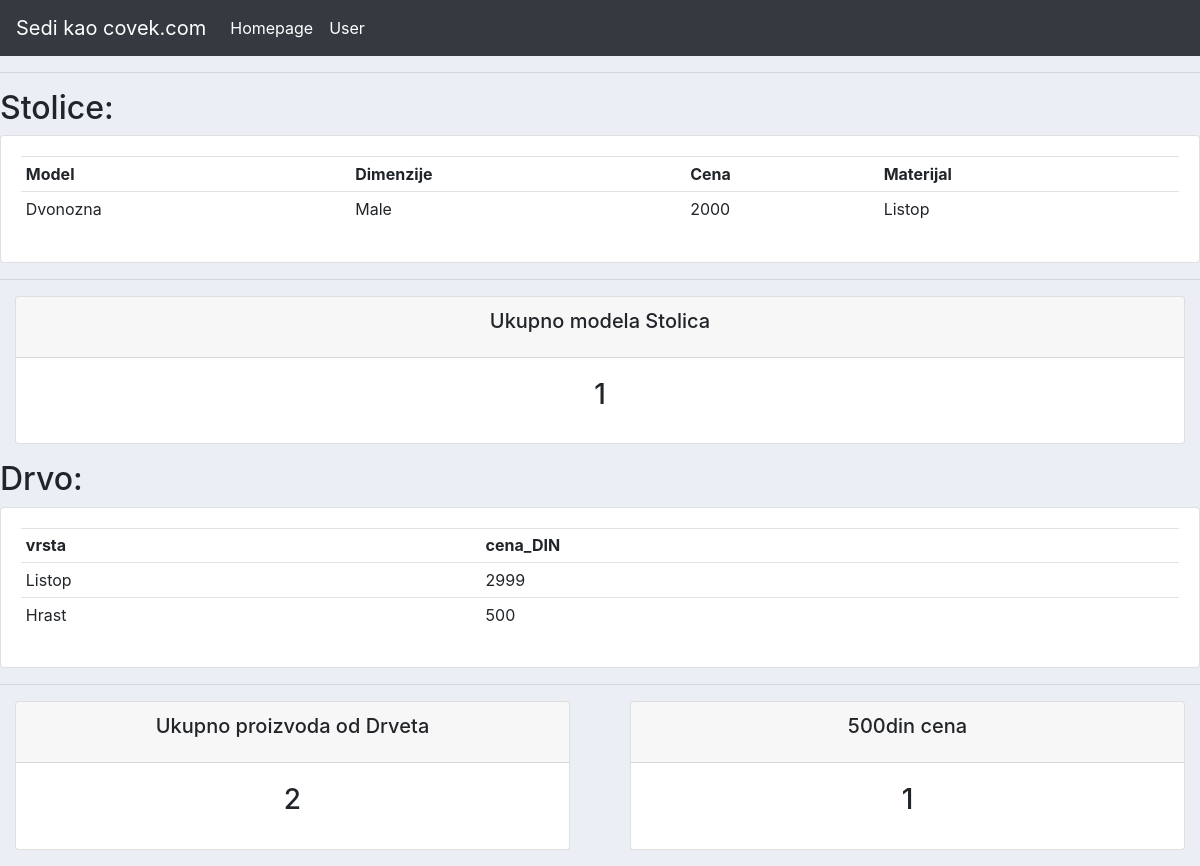
The app's page /, older data.
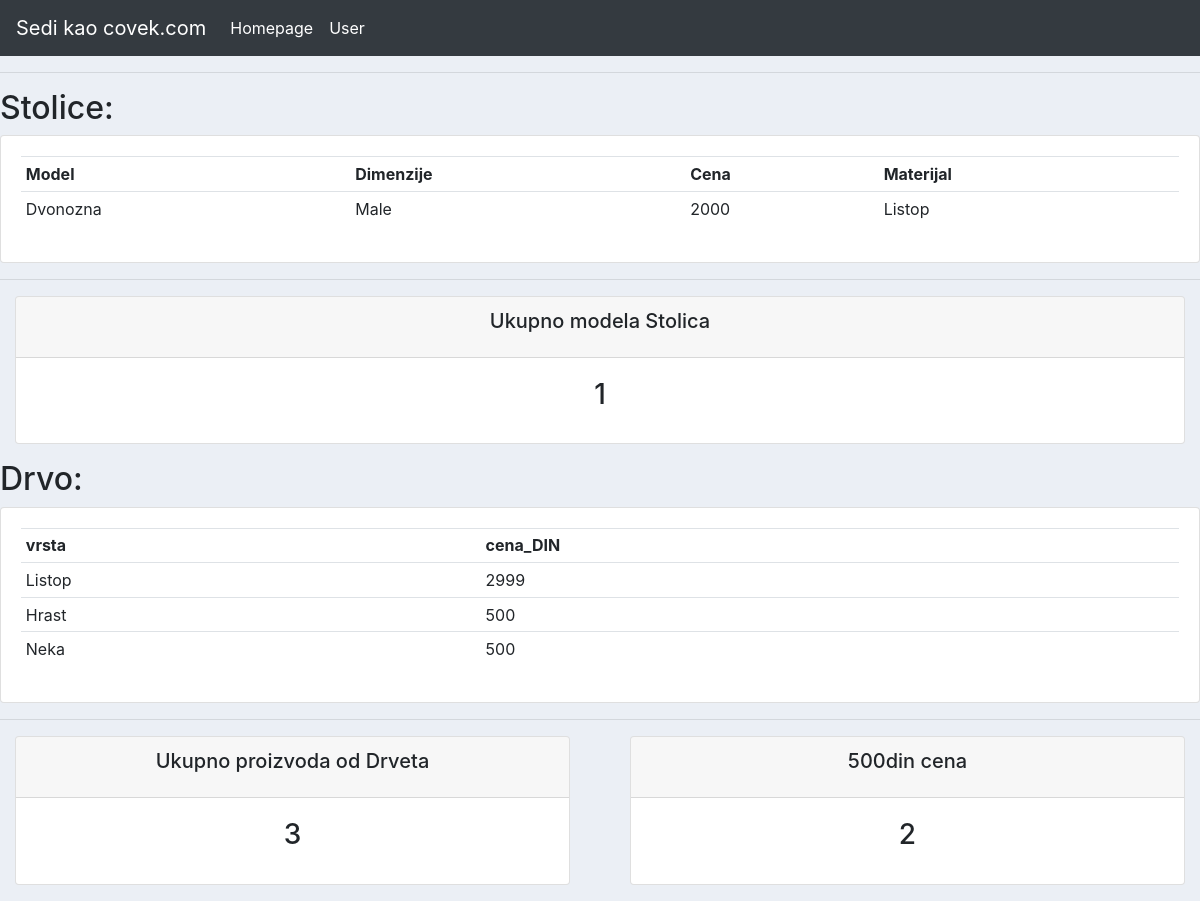
The same page, newer data.
### projekat/models.py (models this page shows, shortened)
class Stolica(models.Model):
    model = models.CharField(max_length=100)
    dimenzije = models.CharField(max_length=50)
    cena_DIN = models.IntegerField(default=0)
    proizvedeno_Od = models.ForeignKey(Drvo, on_delete = models.CASCADE)

class Drvo(models.Model):
    vrsta = models.CharField(max_length=50)
    cena_DIN = models.IntegerField(default=0)
    def __str__(self):
        return self.vrsta

### projekat/views.py (the view)
# urls.py: path('', views.stolica, name='stolicaView'),
def stolica(request):
    drvo = Drvo.objects.all()
    total_drvo = drvo.count()
    cena = Drvo.objects.filter(cena_DIN=500).count()
    stolica = Stolica.objects.all()
    total_stolica = stolica.count
    return render(request, 'stolica/dashboard.html', {'stolica': stolica, 'drvo': drvo , 'total_drvo': total_drvo, 'cena':cena , 'total_stolica':total_stolica})

### projekat/templates/stolica/dashboard.html (shortened to what this page needs)
<!DOCTYPE html>
{% extends 'stolica/main.html' %}
{% block content %}
<hr class = "row">
    <h2>Stolice:</h2>
    <div class="card card-body">
        <table class="table table-sm">
            <tr>
                <th>Model</th>
                <th>Dimenzije</th>
                <th>Cena</th>
                <th>Materijal</th>
            </tr>
            {% for i in stolica %}
            <tr>
                 <td>{{i.model}}</td>
                 <td>{{i.dimenzije}}</td>
                 <td>{{i.cena_DIN}}</td>
                 <td>{{i.proizvedeno_Od}}</td>
            </tr>
            {% endfor %}
        </table>
    </div>
    <hr>
    <div class="center">
     <div class="row">
    <div class="col">
        <div class="col-md">
            <div class="card text-center text-black mb-3" id="total-stolica">
                <div class="card-header">
                    <h5 class="card-title">Ukupno modela Stolica</h5>
                </div>
                <div class="card-body">
                    <h3 class="card-title">{{ total_stolica }}</h3>
                </div>
            </div>
        </div>
    </div>
</div>
    <h2>Drvo:</h2>
    <div class = "card card-body">
        <table class="table table-sm">
            <tr>
                <th>vrsta</th>
                <th>cena_DIN</th>
            {% for i in drvo %}
            <tr>
                 <td>{{i.vrsta}}</td>
                 <td>{{i.cena_DIN}}</td>
            </tr>
            {% endfor %}
        </table>
    </div>
    <hr>
</div>
<div class="row">
    <div class="col">
        <div class="col-md">
            <div class="card text-center text-black mb-3" id="total-drvo">
                <div class="card-header">
                    <h5 class="card-title">Ukupno proizvoda od Drveta</h5>
                </div>
                <div class="card-body">
                    <h3 class="card-title">{{ total_drvo }}</h3>
                </div>
            </div>
        </div>
    </div>
    <div class="col">
        <div class="col-md">
            <div class="card text-center text-black mb-3" id="cena-drvo">
                <div class="card-header">
                    <h5 class="card-title">500din cena</h5>
                </div>
                <div class="card-body">
                    <h3 class="card-title">{{ cena }}</h3>
                </div>
            </div>
        </div>
    </div>
</div>
{% endblock %}

Row changes from the older to the newer data that the page shows:
added Drvo: vrsta "Neka", cena_DIN "500"
Text that changed along with them:
{{ total_drvo }}: "2" → "3"
{{ cena }}: "1" → "2"
